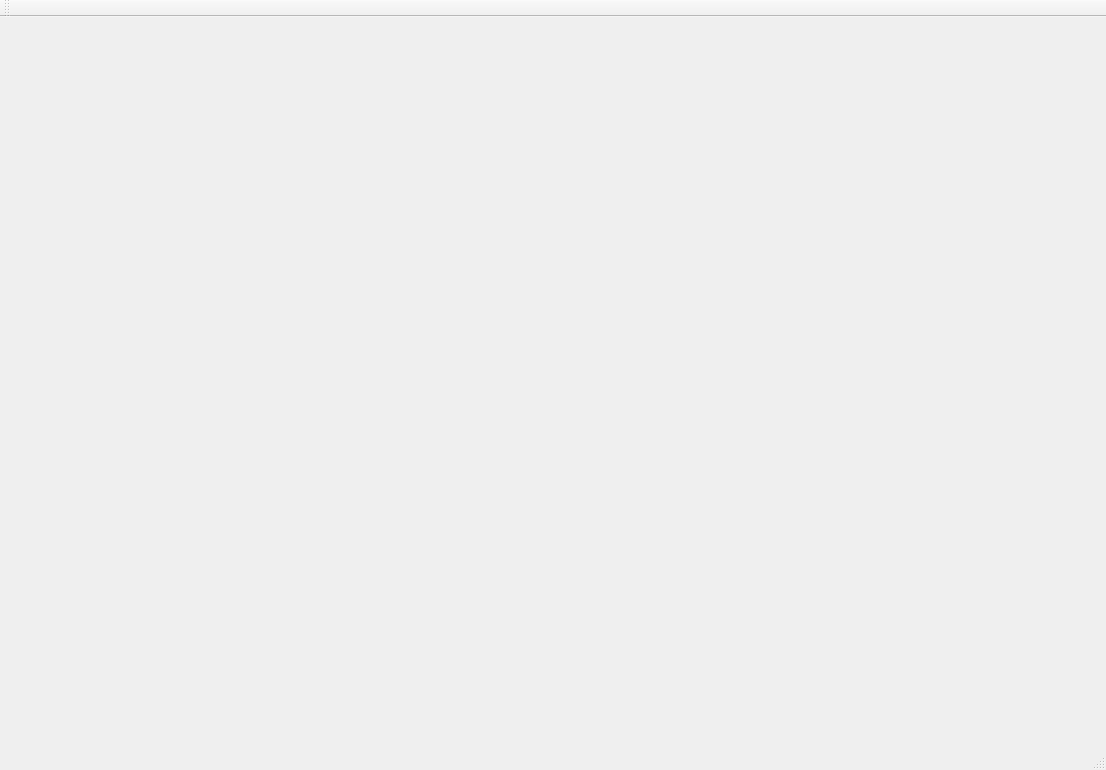
<?xml version="1.0" encoding="UTF-8"?>
<ui version="4.0">
 <class>MyQwidgetClass</class>
 <widget class="QMainWindow" name="MyQwidgetClass">
  <property name="geometry">
   <rect>
    <x>0</x>
    <y>0</y>
    <width>1106</width>
    <height>770</height>
   </rect>
  </property>
  <property name="windowTitle">
   <string>MyQwidget</string>
  </property>
  <widget class="QWidget" name="centralWidget">
   <widget class="QWidget" name="verticalLayoutWidget">
    <property name="geometry">
     <rect>
      <x>30</x>
      <y>40</y>
      <width>91</width>
      <height>231</height>
     </rect>
    </property>
    <layout class="QVBoxLayout" name="verticalLayout"/>
   </widget>
   <widget class="QWidget" name="widget" native="true">
    <property name="geometry">
     <rect>
      <x>200</x>
      <y>50</y>
      <width>651</width>
      <height>591</height>
     </rect>
    </property>
   </widget>
  </widget>
  <widget class="QMenuBar" name="menuBar">
   <property name="geometry">
    <rect>
     <x>0</x>
     <y>0</y>
     <width>1106</width>
     <height>26</height>
    </rect>
   </property>
  </widget>
  <widget class="QToolBar" name="mainToolBar">
   <attribute name="toolBarArea">
    <enum>TopToolBarArea</enum>
   </attribute>
   <attribute name="toolBarBreak">
    <bool>false</bool>
   </attribute>
  </widget>
  <widget class="QStatusBar" name="statusBar"/>
 </widget>
 <layoutdefault spacing="6" margin="11"/>
 <resources>
  <include location="myqwidget.qrc"/>
 </resources>
 <connections/>
</ui>
